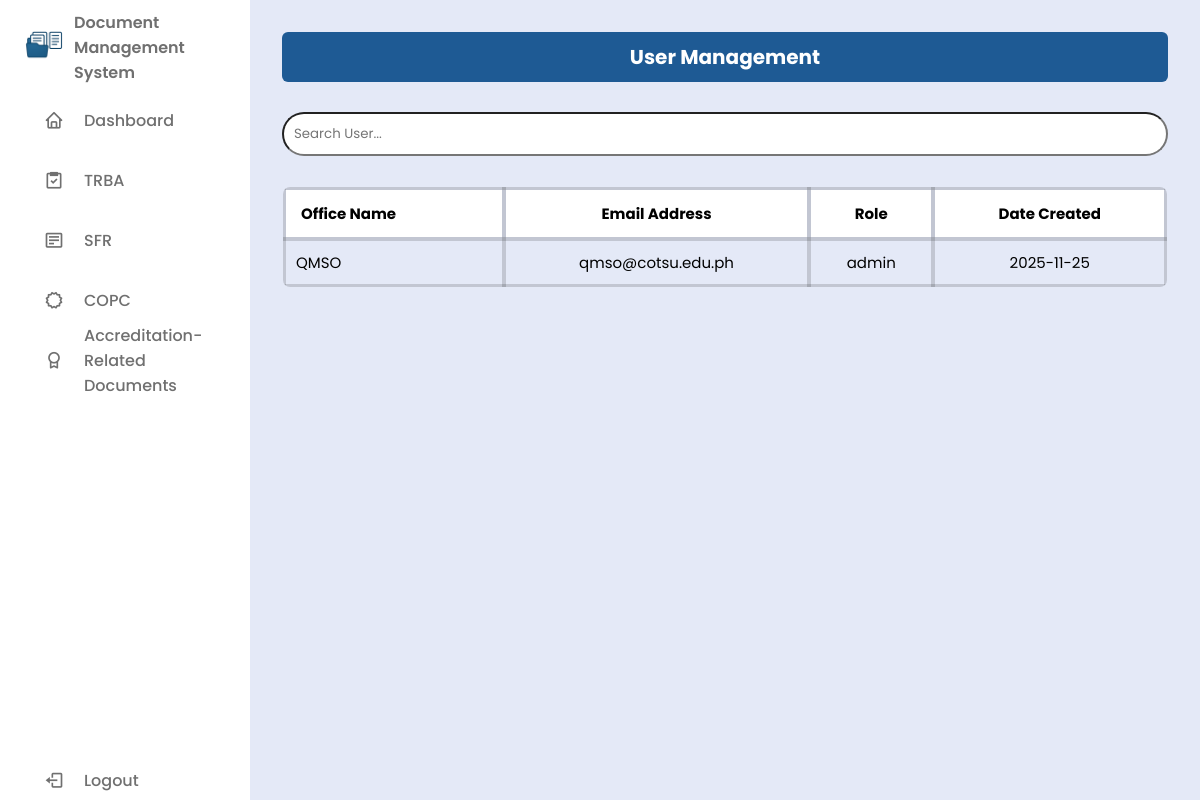
Screenshot of /users/user.php with the database file from the repository.
### tables this page shows
CREATE TABLE `user` (
  `id` int(11) NOT NULL,
  `fullname` varchar(255) NOT NULL,
  `email` varchar(255) NOT NULL,
  `password` varchar(255) NOT NULL,
  `role` enum('admin','user') NOT NULL DEFAULT 'user',
  `reset_token` varchar(255) DEFAULT NULL,
  `reset_expiry` datetime DEFAULT NULL,
  `date_created` date NOT NULL DEFAULT current_timestamp()
);

### users/user.php (the view, shortened to what this page needs)
<?php
include "../db/db_conn.php";
$isAdmin = isset($_SESSION['user_role']) && $_SESSION['user_role'] === 'admin';
?>
<!DOCTYPE html>
<html lang="en">
<head>
  <link href="https://unpkg.com/boxicons@2.1.4/css/boxicons.min.css" rel="stylesheet" />
  <link rel="stylesheet" href="../css/style.css" />
</head>
<body>
<?php include('../includes/sidebar.php'); ?>
<section class="dashboard-content">
<section class="table-section">
    <h2>User Management</h2>
    <div class="search-bar">
      <input type="text" id="searchInput" placeholder="Search User..." onkeyup="filterTable()" />
    </div>
    <div class="table-container">
      <table>
        <thead>
          <tr>
            <th>Office Name</th>
            <th>Email Address</th>
            <th>Role</th>
            <th>Date Created</th>
          </tr>
        </thead>
        <tbody>
        <?php
        $sql = "SELECT * FROM user ORDER BY date_created DESC";
        $result = $conn->query($sql);
        if ($result && $result->num_rows > 0):
          while ($row = $result->fetch_assoc()):
        ?>
          <tr>
            <td><?= htmlspecialchars($row['fullname']) ?></td>
            <td><?= htmlspecialchars($row['email']) ?></td>
            <td><?= htmlspecialchars($row['role']) ?></td>
            <td><?= htmlspecialchars($row['date_created']) ?></td>
          </tr>
        <?php endwhile; else: ?>
          <tr><td colspan="<?= $isAdmin ? 5 : 4 ?>">No Users found.</td></tr>
        <?php endif; ?>
        </tbody>
      </table>
    </div>
  </section>
</section>
</body>
</html>

### css/style.css (style rules this page uses)
* { margin: 0; padding: 0; box-sizing: border-box; font-family: 'Poppins', sans-serif; }
:root { --body-color: #E4E9F7; --sidebar-color: #FFF; --primary-color: #1E5A94; --primary-color-light: #F6FSFF; --toggle-color: #DDD; --text-color: #707070; --tran-02: all 0.2s ease; --tran-03: all 0.3s ease; --tran-04: all 0.4s ease; --tran-05: all 0.5s ease; }
body { height: 100vh; background: var(--body-color); display: flex; }
.dashboard-content { margin-left: 250px; padding: 2rem; width: 100%; min-height: 100vh; background: var(--body-color); position: relative; overflow: hidden; }
.dashboard-content > * { position: relative; z-index: 1; }
.table-section h2 { background-color: #1E5A94; padding: 10px 15px; border-radius: 6px; text-align: center; margin-bottom: 10px; font-size: 20px; color: #fff; }
.table-section table { background: #fff; width: 100%; border-collapse: collapse; margin-top: 20px; font-size: 15px; color: #000; border: 1px solid rgba(0, 0, 0, 0.2); border-radius: 8px; overflow: hidden; }
.table-section th, .table-section td { padding: 12px 15px; border: 4px solid rgba(0, 0, 0, 0.15); text-align: left; }
.table-section th { background-color: rgba(255, 255, 255, 0.85); font-weight: 600; }
.table-container { max-height: 400px; overflow-y: auto; border-radius: 6px; background-color: transparent; }
.table-container table { width: 100%; border-collapse: collapse; background: transparent; font-size: 15px; color: #000; }
.table-container th, .table-container td { padding: 10px; text-align: left; border-bottom: 1px solid #ddd; }
.table-container thead th { position: sticky; top: 0; background-color: #fff; font-weight: 700; padding: 12px 15px; border: 4px solid rgba(0, 0, 0, 0.15); z-index: 1; text-align: center; }
.table-section td, .table-section th { text-align: center; }
.table-section tr:last-child td { border-bottom: 4px solid rgba(0, 0, 0, 0.15); }
.table-section td:first-child, .table-section th:first-child { text-align: left; }
.search-bar { margin: 30px 0 10px; }
#searchInput { width: 100%; padding: 10px; border-radius: 25px; }

### rows the page displays
user: fullname "QMSO", email "qmso@cotsu.edu.ph", role "admin", date_created "2025-11-25"
